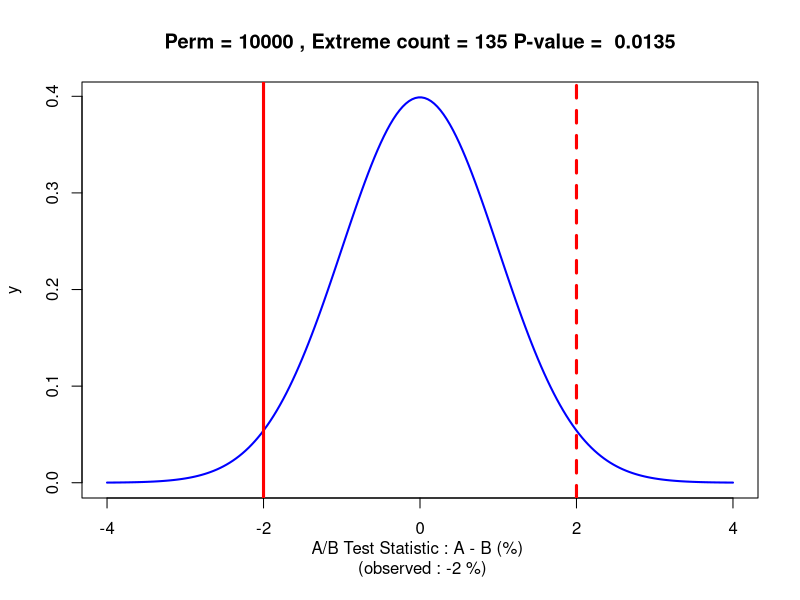

Generate this figure with R:
version$version.string


# Variables that fully define the A/B test results
t = 20 # Total number of subjects (A + B)
a = 10 # Number of subjects in group A 
b = 10 # Number of subjects in group B 
a_yes = 7 # Yes count in group A 
b_yes = 4 # Yes count in group B 

# Compute remaining A/B test results
t_yes = a_yes + b_yes # Total Yes count
t_no = t - t_yes # Total No count 
a_yes_pc = 100 * a_yes / a # Yes percentage in A 
b_yes_pc = 100 * b_yes / b # Yes percentage in B

# A/B Test statistic: Yes percentage difference (A - B)
ab_yes_pc = a_yes_pc - b_yes_pc

cat("Observed Yes Rate (%): A:", a_yes_pc,
    ', B:', b_yes_pc, ', A-B:', ab_yes_pc,
    '\nTotal counts: Yes:', t_yes, ', No:', t_no)

set.seed(0) # for reproducible results
bag1 = c(rep(1, t_yes), rep(0, t_no)) # S1: All results bag
bag2 = sample(bag1)                   # S2: Shuffle bag
a_rs = bag2[1:a]                      # S3: Random sample A
b_rs = bag2[(a+1):(a+b)]              # S4: Random sample B 

# Step 5 : Compute the test statistic
a_yes_pc_rs = 100 * sum(a_rs) / a 
b_yes_pc_rs = 100 * sum(b_rs) / b 

cat('(1) Bag               :', bag1,
    '\n(2) Bag Shuffled    :', bag2,
    '\n(3) A resample      :', a_rs,
    '\n(4) B resample      :', rep(' ', a), b_rs,
    '\n(5) Resample Yes Rate(%): A:', a_yes_pc_rs, ', B:', b_yes_pc_rs, ', A-B:', a_yes_pc_rs - b_yes_pc_rs, 
    '\n(0) Observed Yes Rate(%): A:', a_yes_pc, ', B:', b_yes_pc, ', A-B:', a_yes_pc - b_yes_pc)

set.seed(1) # for reproducible results 
bag = c(rep(1, t_yes), rep(0, t_no)) # S1: All results bag 

# Step 6: Repeat steps 2 to 5 a "Large" number of times (p)
p = 100 # number of permutations 
perm_res = rep(0, p) # Vector for permutation results 

for (i in 1:p){
  bag = sample(bag)       # S2: Shuffle the bag 
  a_rs = bag[1:a]         # S3: Random sample A
  b_rs = bag[(a+1):(a+b)] # S4: Random Sample B 
  # Step 5 : Compute the test statistic
  perm_res[i] = 100 * sum(a_rs) / a - 100 * sum(b_rs) / b 
}

# Print results 
options(width = 60);
print(perm_res)

table(perm_res)

# Two-way hypothesis test (Null : A = B, Alternative: A != B)
extreme_count = sum(abs(perm_res) >= abs(ab_yes_pc))

# One-way hypothesis test (Null : A <= B, Alternative : A > B)
pos_extreme_count = sum(perm_res >= ab_yes_pc)

cat("Number of permutations:", p,
    '\nTwo-way: Extreme count             :', extreme_count,
    '\nTwo-way: Extreme ratio (p--value)  :', extreme_count / p,
    '\nOne-way: Extreme count             :', pos_extreme_count,
    '\nOne-way: Extreme ratio (p-value)   :', pos_extreme_count / p)



# -- ab_permutation_test function 만들기
ab_permutation_test <- function(p, a_all, b_all, a_yes, b_yes, n_p){
  t = a_all + b_all
  t_yes = a_yes + b_yes # Total Yes count
  t_no = t - t_yes # Total No count 
  a_yes_pc = 100 * a_yes / a_all # Yes percentage in A 
  b_yes_pc = 100 * b_yes / b_all # Yes percentage in B
  # A/B Test statistic: Yes percentage difference (A - B)
  ab_yes_pc = a_yes_pc - b_yes_pc

  cat('## Observed Yes Rate(%): A:',  a_yes_pc, ', B:', b_yes_pc, ', A-B:', a_yes_pc - b_yes_pc)

  set.seed(0) # for reproducible results
  bag1 = c(rep(1, t_yes), rep(0, t_no)) # S1: All results bag
  bag2 = sample(bag1)                   # S2: Shuffle bag
  a_rs = bag2[1:a_all]                      # S3: Random sample A
  b_rs = bag2[(a_all+1):(a_all+b_all)]              # S4: Random sample B 
  
  # Step 5 : Compute the test statistic
  a_yes_pc_rs = 100 * sum(a_rs) / a_all
  b_yes_pc_rs = 100 * sum(b_rs) / b_all
  
  set.seed(1) # for reproducible results 
  bag = c(rep(1, t_yes), rep(0, t_no)) # S1: All results bag 
  
  # Step 6: Repeat steps 2 to 5 a "Large" number of times (p)
  perm_res = rep(0, p) # Vector for permutation results 
  
  for (i in 1:p){
    bag = sample(bag)       # S2: Shuffle the bag 
    a_rs = bag[1:a_all]         # S3: Random sample A
    b_rs = bag[(a_all+1):(a_all+b_all)] # S4: Random Sample B 
    # Step 5 : Compute the test statistic
    perm_res[i] = 100 * sum(a_rs) / a_all - 100 * sum(b_rs) / b_all 
  }
  
  
  perm_res
  table(perm_res)
  
  # Two-way hypothesis test (Null : A = B, Alternative: A != B)
  extreme_count = sum(abs(perm_res) >= abs(ab_yes_pc))
  
  # One-way hypothesis test (Null : A <= B, Alternative : A > B)
  pos_extreme_count = sum(perm_res >= ab_yes_pc)

  x=seq(-4,4,length=200)
  x
  y=dnorm(x)
  plot(x,y,type="l", lwd=2
       , xlab=paste('A/B Test Statistic : A - B (%)', '\n (observed :', ab_yes_pc, '%)')
       , main=paste('Perm =', p, ', Extreme count =', extreme_count, 'P-value = ', extreme_count / p), col="blue")
  if (ab_yes_pc < 0){
    abline(v=c(ab_yes_pc, abs(ab_yes_pc)), col=c("red", "red"), lty=c(1, 2), lwd=c(3,3))
  } else {
    abline(v=c(-ab_yes_pc, ab_yes_pc), col=c("red", "red"), lty=c(1, 2), lwd=c(3,3))
  }
}



p = 10000
a_all = 1000
b_all = 2000
a_yes = 30
b_yes = 100
n_p = 1000

ab_permutation_test(p, a_all, b_all, a_yes, b_yes, n_p)




